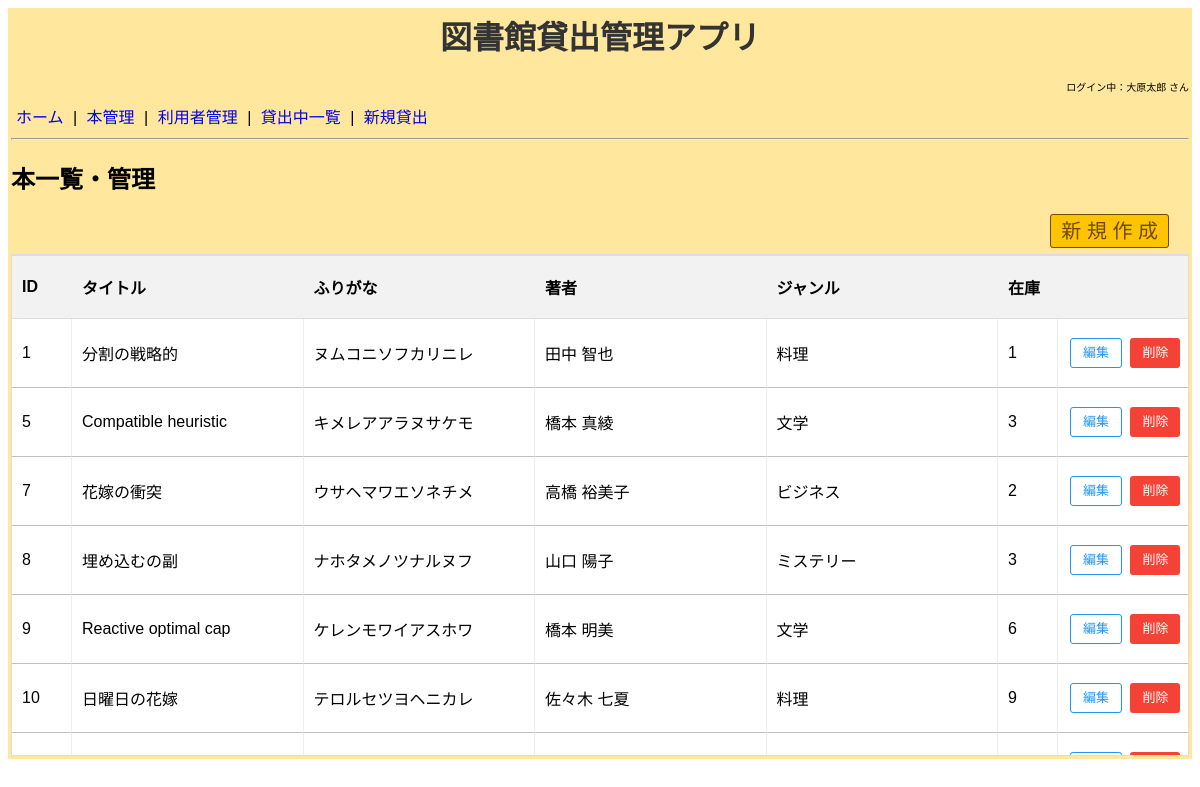
/books/, run on an earlier commit of the app's database.
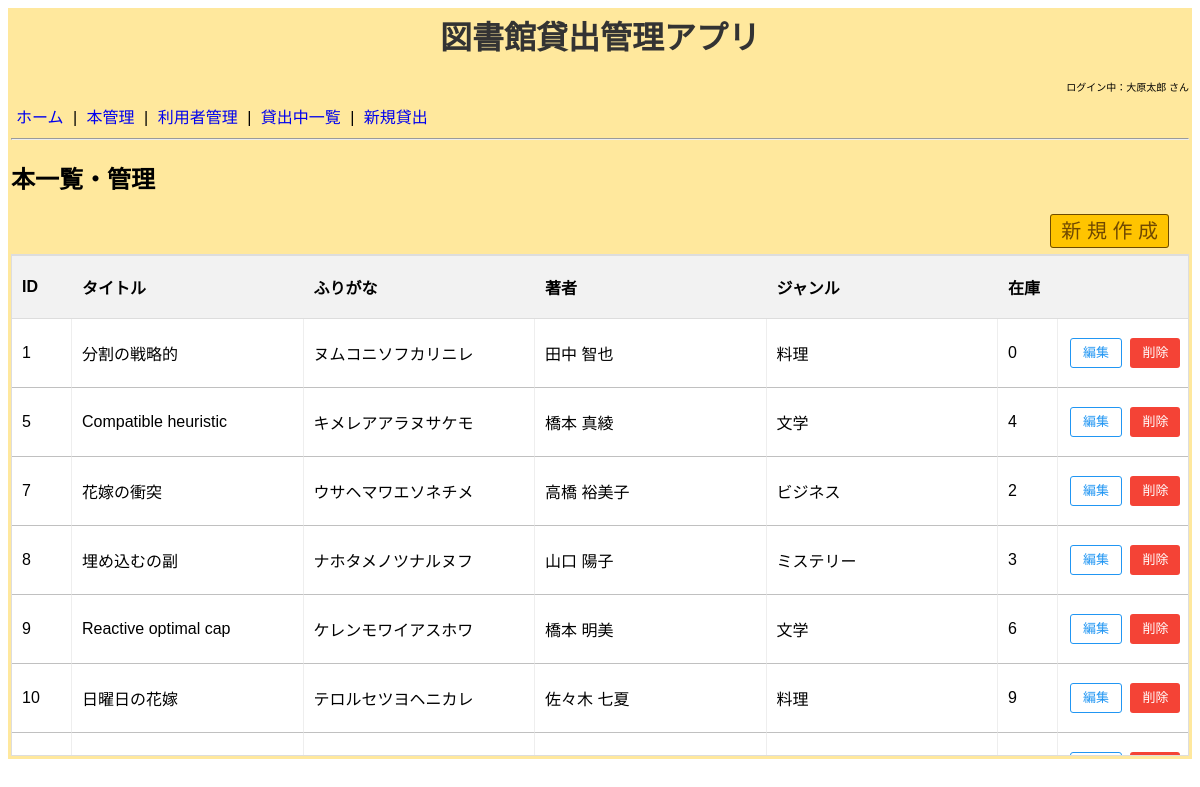
And on a later commit of the database.
### models.py (models this page shows, shortened)
class Book(db.Model):
    __tablename__ = 'books'
    book_id = db.Column(db.Integer, primary_key=True, autoincrement=True)
    title = db.Column(db.String(200), nullable=False)
    kana = db.Column(db.String(200), nullable=False)
    author = db.Column(db.String(200), nullable=False)
    genre = db.Column(db.String(200), nullable=False)
    stock = db.Column(db.Integer, nullable=False)
    created_at = db.Column(db.DateTime, nullable=False, default=db.func.now())
    deleted_at = db.Column(db.DateTime, nullable=True)
    borrows = db.relationship('Borrow', backref='book', lazy=True)

### application/books/views.py (the view)
@books_blueprint.route('/')
def index():
    edit_id = request.args.get('edit_id', type=int)
    list_books = Book.query.filter(Book.deleted_at.is_(None)).all()
    form = BookForm()
    return render_template('books/list.html',
                           list_books=list_books,
                           edit_id=edit_id,
                           form=form)

### application/books/forms.py
class BookForm( FlaskForm ):
    title = StringField('タイトル',
                       validators=[DataRequired(message="必須項目です")])
    kana = StringField('ふりがな',
                       validators=[DataRequired(message="必須項目です")])
    author = StringField('著者',
                       validators=[DataRequired(message="必須項目です")])
    genre = StringField('ジャンル',
                       validators=[DataRequired(message="必須項目です")])
    stock = SelectField('在庫冊数',
                    choices=[(i, str(i)) for i in range(11)],
                    coerce=int,
                    validators=[InputRequired(message="必須項目です")])
    submit = SubmitField('登録する')

### templates/books/list.html (shortened to what this page needs)
{% extends "base.html" %}
{% block content %}
    <h2>本一覧・管理</h2>
    <div style="text-align: right; padding-right: 20px;">
        <a href="{{ url_for('books.new_book') }}" class="shinki-button">新 規 作 成</a>
    </div>
    <div class="table-wrapper">
        <table class="user-table">
            <colgroup>
                <col style="width: 60px;">
                <col class="col-name">
                <col class="col-name">
                <col class="col-name">
                <col class="col-name">
                <col style="width: 60px;">
                <col style="width: 130px;">
            </colgroup>
            <thead>
                <tr>
                    <th>ID</th>
                    <th>タイトル</th>
                    <th>ふりがな</th>
                    <th>著者</th>
                    <th>ジャンル</th>
                    <th>在庫</th>
                    <th></th>
                </tr>
            </thead>
            <tbody>
                {% for book in list_books %}
                <tr>
                    <td>{{ book.book_id }}</td>
                    {% if book.book_id == edit_id %}
                        <td>
                            <input type="text" name="title" form="form-{{book.book_id}}"
                                value="{{ form.title.data if form.title.data is not none else book.title }}" class="table-input">
                            {% for error in form.title.errors %}<span class="error">{{ error }}</span>{% endfor %}
                        </td>
                        <td>
                            <input type="text" name="kana" form="form-{{book.book_id}}"
                                value="{{ form.kana.data if form.kana.data is not none else book.kana }}" class="table-input">
                            {% for error in form.kana.errors %}<span class="error">{{ error }}</span>{% endfor %}
                        </td>
                        <td>
                            <input type="text" name="author" form="form-{{book.book_id}}"
                                value="{{ form.author.data if form.author.data is not none else book.author }}" class="table-input">
                            {% for error in form.author.errors %}<span class="error">{{ error }}</span>{% endfor %}
                        </td>
                        <td>
                            <input type="text" name="genre" form="form-{{book.book_id}}"
                                value="{{ form.genre.data if form.genre.data is not none else book.genre }}" class="table-input">
                            {% for error in form.genre.errors %}<span class="error">{{ error }}</span>{% endfor %}
                        </td>
                        <td>
                            <select name="stock" form="form-{{book.book_id}}" class="table-input">
                                {% for i in range(11) %}
                                <option value="{{ i }}" {% if (form.stock.data if form.stock.data is not none else book.stock)|int == i %}selected{% endif %}>{{ i }}</option>
                                {% endfor %}
                            </select>
                            {% for error in form.stock.errors %}<span class="error">{{ error }}</span>{% endfor %}
                        </td>
                        <td class="actions">
                            <form id="form-{{book.book_id}}" action="{{ url_for('books.update_book', book_id=book.book_id) }}" method="POST">
                                {{ form.hidden_tag() }}
                                <input type="submit" value="確定" class="confirm-button">
                                <a href="{{ url_for('books.index') }}" class="cancel-link">キャンセル</a>
                            </form>
                        </td>
                    {% else %}
                        <td>{{ book.title }}</td>
                        <td>{{ book.kana }}</td>
                        <td>{{ book.author }}</td>
                        <td>{{ book.genre }}</td>
                        <td>{{ book.stock }}</td>
                        <td class="actions">
                            <a href="{{ url_for('books.index', edit_id=book.book_id) }}" class="edit-button">編集</a>
                            <form action="{{ url_for('books.delete_book', book_id=book.book_id) }}" method="POST" style="display: inline;">
                                <input type="submit" value="削除" class="delete-button" onclick="return confirm('本当に削除しますか？')">
                            </form>
                        </td>
                    {% endif %}
                </tr>
                {% endfor %}
            </tbody>
        </table>
    </div>
</div>
{% endblock %}

### templates/base.html (shortened to what this page needs)
<!DOCTYPE html>
<html lang="ja">
<head>
    <link rel="stylesheet" href="{{ url_for('static', filename='style.css') }}">
</head>
<body>
    <div class="container">
        <h1>図書館貸出管理アプリ</h1>
        <p style="font-size:10px;text-align: right;">ログイン中：大原太郎 さん</p>
        <nav class="header-nav">
            <a href="{{ url_for('show_home') }}">ホーム</a> |
            <a href="{{ url_for('books.index') }}">本管理</a> |
            <a href="{{ url_for('users.index') }}">利用者管理</a> |
            <a href="{{ url_for('borrows.index') }}">貸出中一覧</a> |
            <a href="#">新規貸出</a>
        </nav>
        <hr>
        {% block content %}{% endblock %}
</body>
</html>

### static/style.css (style rules this page uses)
.container { background-color: #ffe89d; max-width: 2000px; padding: 3px; font-family: Arial, sans-serif; }
h1 { color: #333; text-align: center; margin-top: 1px; }
p { font-size: 20px; }
.delete-button { background-color: #f44336; color: white; border: none; padding: 5px 10px; border-radius: 3px; cursor: pointer; font-size: 14px; margin-top: 5px; }
.table-wrapper { max-height: 500px; overflow-y: auto; border: 1px solid #ddd; margin-top: 10px; padding: 0; }
.user-table { width: 100%; border-collapse: separate; border-spacing: 0; table-layout: fixed; }
.user-table thead th { position: sticky; top: 0; z-index: 10; background-color: #f2f2f2; font-weight: bold; text-align: left; padding: 12px 10px; box-shadow: inset 0 -1px 0 #ddd, inset 0 1px 0 #ddd; }
.user-table th:first-child, .user-table td:first-child { border-left: none; }
.user-table td { padding: 10px; background-color: #fff; border-bottom: 1px solid #c0c0c0; border-right: 1px solid #eee; height: 48px; vertical-align: middle; }
.user-table th:last-child, .user-table td:last-child { border-right: none; }
.user-table th { background-color: #f2f2f2; padding: 10px; height: 40px; text-align: left; }
.actions { text-align: right; white-space: nowrap; padding-right: 15px; }
.delete-button { background-color: #f44336; color: white; border: none; padding: 5px 10px; border-radius: 3px; cursor: pointer; font-size: 14px; }
.edit-button { background-color: #ffffff; color: #2196F3; border: 1px solid #2196F3; padding: 5px 10px; border-radius: 3px; text-decoration: none; font-size: 14px; display: inline-block; cursor: pointer; }
.actions form { display: inline-flex; align-items: center; margin: 0; vertical-align: middle; }
.shinki-button { background-color: rgb(255, 196, 0); color: rgb(112, 73, 0); border: 1px solid #6e4b00; padding: 5px 10px; border-radius: 3px; font-size: 20px; cursor: pointer; text-decoration: none; }
.edit-button, .confirm-button, .delete-button { height: 30px; line-height: 28px; padding: 0 12px; display: inline-block; box-sizing: border-box; font-size: 13px; vertical-align: middle; margin: 0 2px; text-align: center; }
.header-nav { margin-bottom: 10px; }
.header-nav a { text-decoration: none; color: #0000EE; margin: 0 5px; }

What changed in the data, as far as the page shows it:
changed Book "分割の戦略的": stock "1" → "0"
changed Book "Compatible heuristic": stock "3" → "4"
